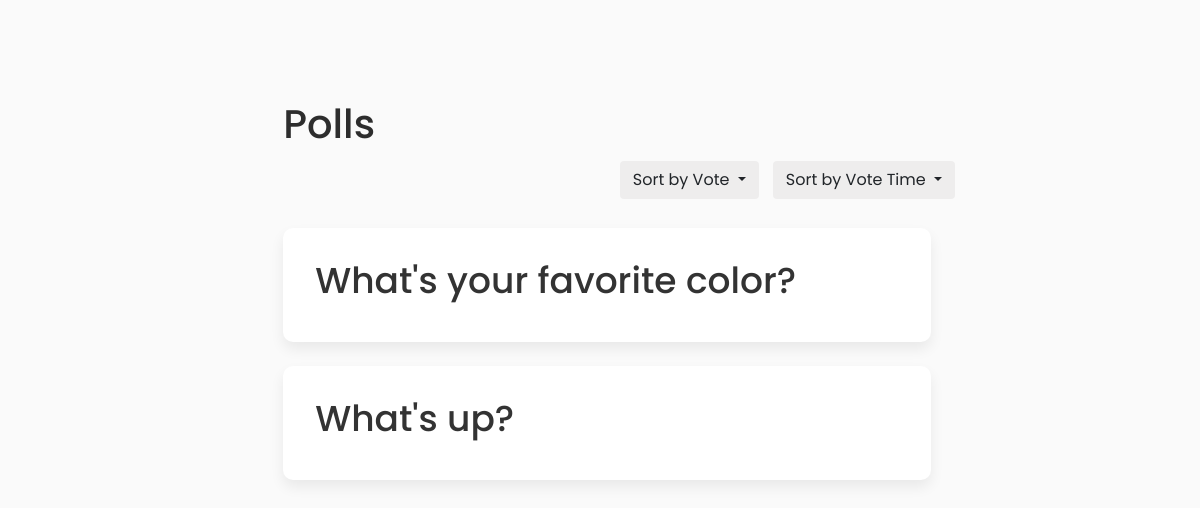
/polls/, run on an earlier commit of the app's database.
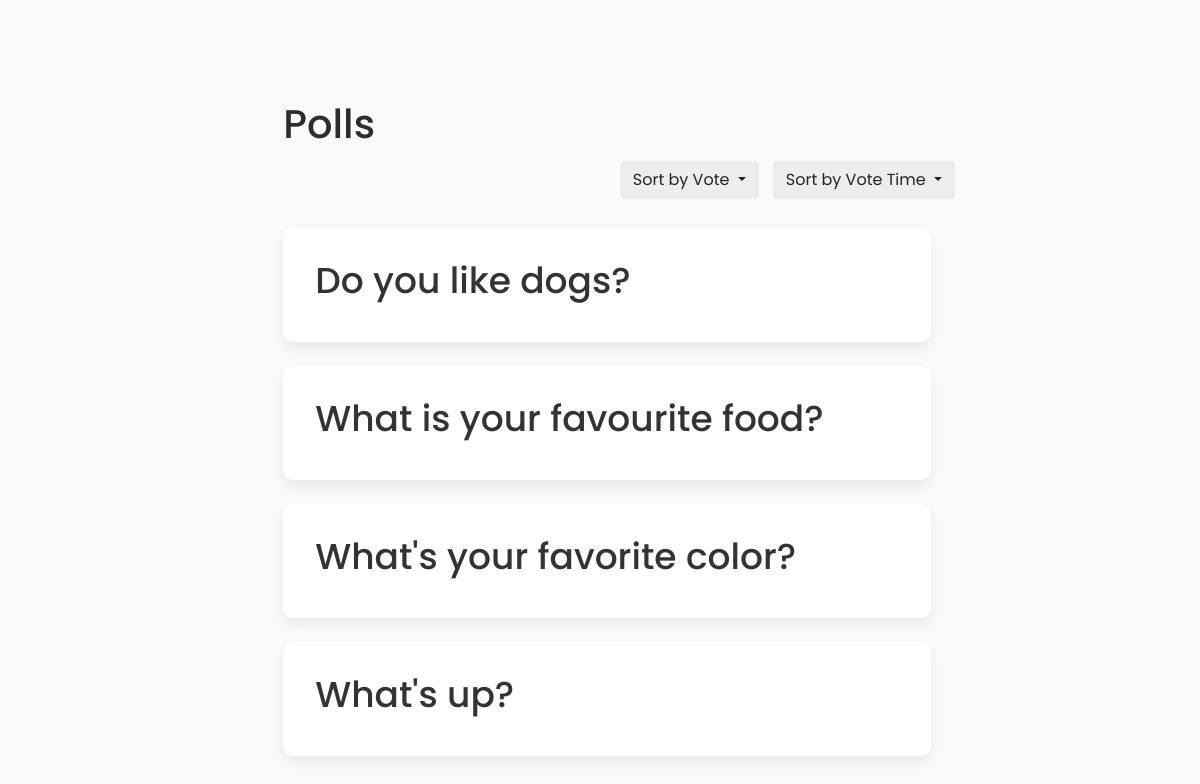
And on a later commit of the database.
### polls/models.py (models this page shows, shortened)
class Question(models.Model):
    question_text = models.CharField(max_length=200)
    pub_date = models.DateTimeField('date published')
    def was_published_recently(self):
        now = timezone.now()
        return now - datetime.timedelta(days=1) <= self.pub_date <= now
    was_published_recently.admin_order_field = 'pub_date'
    was_published_recently.boolean = True
    was_published_recently.short_description = 'Published recently?'

### polls/views.py (the view, shortened to what this page needs)
# urls.py: path('', views.index, name='index'),
def index(request):
    sort = request.GET.get('sort','default')
    reverse = bool(int(request.GET.get('reverse',0))) # 0: reverse = true, 1: reverse = false
    if sort == 'default': # when not sort
        question_list = Question.objects.order_by('-pub_date')[:5]
        return render(request, 'polls/index.html', {
                'latest_question_list': question_list,
        })

### polls/templates/polls/index.html (shortened to what this page needs)
{% extends 'polls/base.html' %}
{% load static %}
{% block style %}
<link rel="stylesheet" type="text/css" href="{% static 'polls/css/index.css' %}">
{% endblock %}
{% block content %}
<main>
<div class="inner-wrapper">
    <div class="page-wrapper">
        <header>
            <h1>Polls</h1>
        </header>
        <div class="sort-dropdown d-grid gap-1 d-md-flex justify-content-md-end inline">
            <div class="btn-group">
                <button type="button" class="btn btn-default dropdown-toggle" data-toggle="dropdown">
                    Sort by Vote
                </button>
            </div>
            <div class="btn-group">
                <button type="button" class="btn btn-default dropdown-toggle" data-toggle="dropdown">
                    Sort by Vote Time
                </button>
            </div>
        </div>
        <div class="question-list">
            {% if latest_question_list %}
                {% for question in latest_question_list %}
                    <div class="item-wrapper">
                        <a href="{% url 'polls:detail' question.id %}" class="item" title="{{ question.question_text }}">
                            <h2>{{ question.question_text }}</h2>
                        </a>
                    </div>
                {% endfor %}
            {% else %}
                <p>No polls are available.</p>
            {% endif %}
        </div>
    </div>
</div>
</main>
{% endblock %}

What changed in the data, as far as the page shows it:
added Question: question_text "Do you like dogs?"
added Question: question_text "What is your favourite food?"
